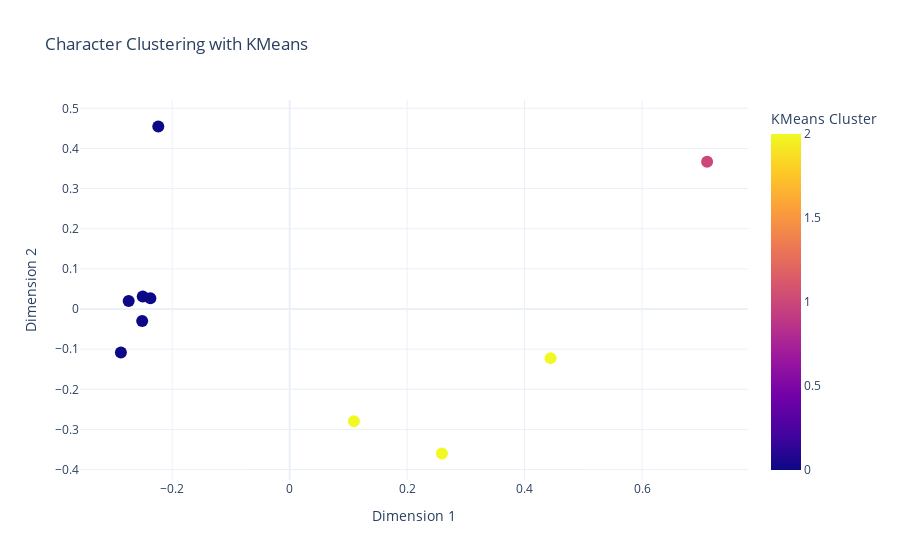

The cell this chart's notebook holds for it:
### Markdown cell above
K-MEANS CLUSTERING

### Code cell
# KMeans kullanarak kümeleme
kmeans = KMeans(n_clusters=3, random_state=42) #elbow graphından seçildi
characterCorpus['KMeans Cluster'] = kmeans.fit_predict(pca_features)

fig = px.scatter(characterCorpus, x='Dimension 1', y='Dimension 2', color='KMeans Cluster', hover_name='Character',
                 title='Character Clustering with KMeans',
                 template='plotly_white')
fig.update_traces(marker=dict(size=12))
fig.show()

### Figure 1 — Plotly figure (JSON) as saved in the notebook; plotly's stock layout.template omitted (floating-point values rounded to 4 significant figures)
{"data": [{"hovertemplate": "<b>%{hovertext}</b><br><br>Dimension 1=%{x}<br>Dimension 2=%{y}<br>KMeans Cluster=%{marker.color}<extra></extra>", "hovertext": ["Aang", "Katara", "Zuko", "Sokka", "Toph", "Iroh", "Azula", "Suki", "Jet", "Ozai"], "legendgroup": "", "marker": {"color": [0, 0, 2, 0, 0, 2, 2, 0, 0, 1], "coloraxis": "coloraxis", "size": 12, "symbol": "circle"}, "mode": "markers", "name": "", "orientation": "v", "showlegend": false, "type": "scatter", "x": [-0.2741, -0.2502, 0.1094, -0.2372, -0.2511, 0.4442, 0.2592, -0.2874, -0.2237, 0.7108], "xaxis": "x", "y": [0.02015, 0.03118, -0.2793, 0.02663, -0.02987, -0.1223, -0.3599, -0.1083, 0.4547, 0.3671], "yaxis": "y"}], "layout": {"coloraxis": {"colorbar": {"title": {"text": "KMeans Cluster"}}, "colorscale": [[0, "#0d0887"], [0.1111, "#46039f"], [0.2222, "#7201a8"], [0.3333, "#9c179e"], [0.4444, "#bd3786"], [0.5556, "#d8576b"], [0.6667, "#ed7953"], [0.7778, "#fb9f3a"], [0.8889, "#fdca26"], [1, "#f0f921"]]}, "legend": {"tracegroupgap": 0}, "title": {"text": "Character Clustering with KMeans"}, "xaxis": {"anchor": "y", "domain": [0, 1], "title": {"text": "Dimension 1"}}, "yaxis": {"anchor": "x", "domain": [0, 1], "title": {"text": "Dimension 2"}}}}
